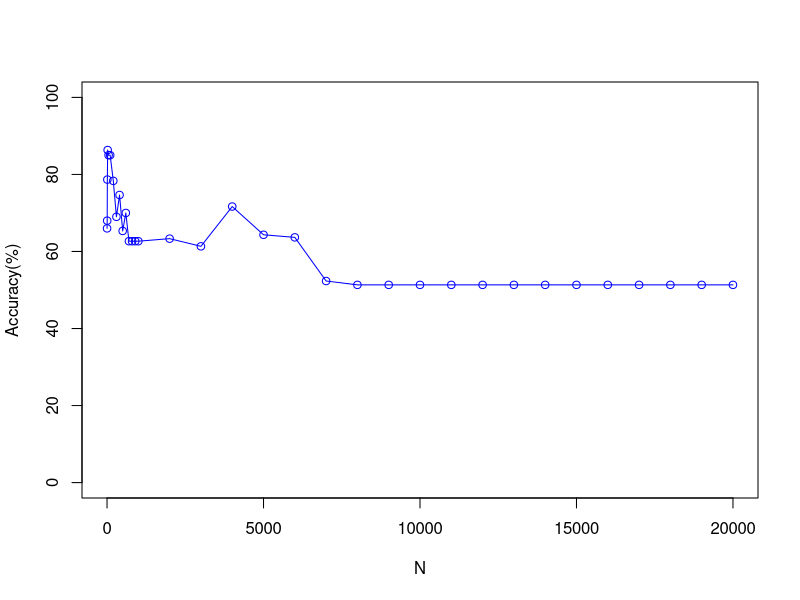

The R source for this figure:
# Author : G Asish Kumar*/
# Description: Plot that shows the comparison of Accuracy vs No of Top features Selected for 
# 			   S2Noise having K=3 and With Normalisation of the features 

 x <- c(1, 5, 10, 20, 50, 100, 200, 300, 400, 500, 600, 700, 800, 900, 1000, 2000, 3000, 4000, 5000, 6000, 7000, 8000, 9000, 10000, 11000, 12000, 13000, 14000, 15000, 16000, 17000, 18000, 19000, 20000)
 y <- c(66,
68,
78.66666667,
86.33333333,
85,
85,
78.33333333,
69,
74.66666667,
65.33333333,
70,
62.66666667,
62.66666667,
62.66666667,
62.66666667,
63.33333333,
61.33333333,
71.66666667,
64.33333333,
63.66666667,
52.33333333,
51.33333333,
51.33333333,
51.33333333,
51.33333333,
51.33333333,
51.33333333,
51.33333333,
51.33333333,
51.33333333,
51.33333333,
51.33333333,
51.33333333,
51.33333333)
 plot(x, y, type='o', pch=1, col="blue", xlab="N", ylab="Accuracy(%)", ylim=c(0, 100), xlim=c(0,20000))